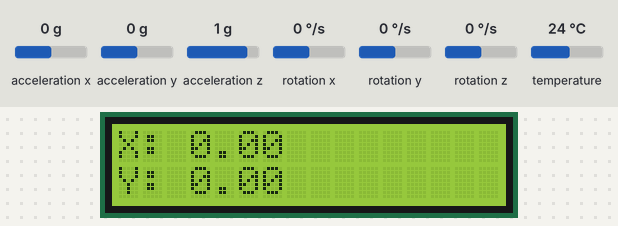
The sketch below on a simulated Arduino Uno, built with avr-gcc and run on an emulated ATmega328P. On the bench: 16×2 character LCD. The inputs (shaded band) are chosen by the test bench; at power-on: acceleration x 0 g, acceleration y 0 g, acceleration z 1 g, rotation x 0 °/s, rotation y 0 °/s, rotation z 0 °/s, temperature 24 °C. What the sketch prints to the serial monitor is not drawn.

Above: at 3.2 s.
3.3 s: acceleration x set to -1.4 g
At 4.4 s:
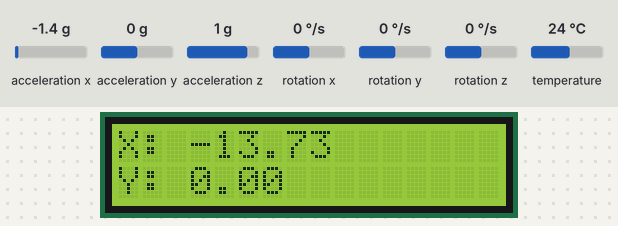
5.1 s: acceleration y set to -1.4 g
At 5.5 s:
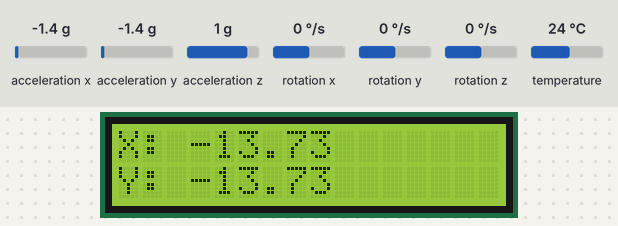
6.7 s: acceleration x set to -0.8 g
At 7.9 s:
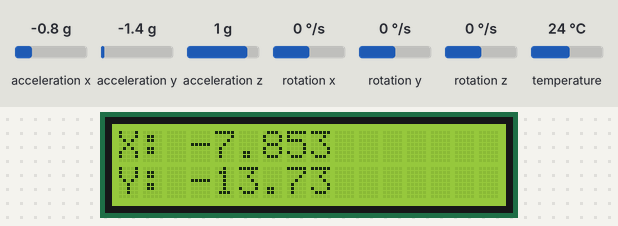
8.3 s: acceleration y set to -0.8 g
At 9.0 s:
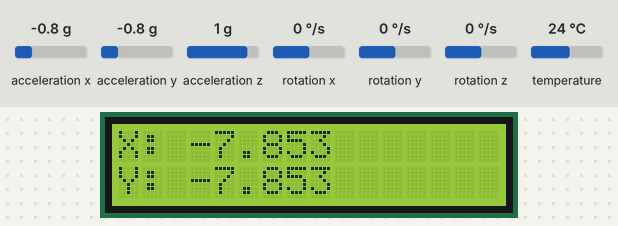
Timing chart, 0 to 10.8 s (numbered marks = the images above; inputs shaded):
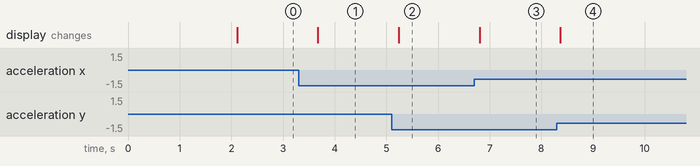

Measured:
- after the input at 3.3 s, the display: changes after 0.37 s (image 1)
- after the input at 5.1 s, the display: changes after 0.14 s (image 2)
- after the input at 6.7 s, the display: changes after 0.10 s (image 3)
- after the input at 8.3 s, the display: changes after 0.07 s (image 4)

The sketch:

I2C.ino
```cpp
#include <Adafruit_MPU6050.h>
#include <Adafruit_Sensor.h>
#include <Wire.h>
#include <LiquidCrystal_I2C.h>

// Initialize objects
Adafruit_MPU6050 mpu;
LiquidCrystal_I2C lcd(0x3F, 16, 2); // Change 0x3F if your scanner found a different address

void setup() {
  Serial.begin(115200);

  // Initialize LCD
  lcd.init();
  lcd.backlight();
  lcd.setCursor(0, 0);
  lcd.print("I2C Multi-Module");

  // Initialize MPU6050
  if (!mpu.begin()) {
    Serial.println("Failed to find MPU6050 chip");
    while (1) { delay(10); }
  }

  lcd.setCursor(0, 1);
  lcd.print("MPU6050 Ready!");
  delay(2000);
  lcd.clear();
}

void loop() {
  sensors_event_t a, g, temp;
  mpu.getEvent(&a, &g, &temp);

  // Print to Serial Monitor
  Serial.print("Accel X: "); Serial.print(a.acceleration.x);
  Serial.print(", Y: "); Serial.print(a.acceleration.y);
  Serial.print(", Z: "); Serial.println(a.acceleration.z);

  // Display on LCD
  lcd.setCursor(0, 0);
  lcd.print("X: "); lcd.print(a.acceleration.x);

  lcd.setCursor(0, 1);
  lcd.print("Y: "); lcd.print(a.acceleration.y);

  delay(500); // 500ms refresh rate
}
```
